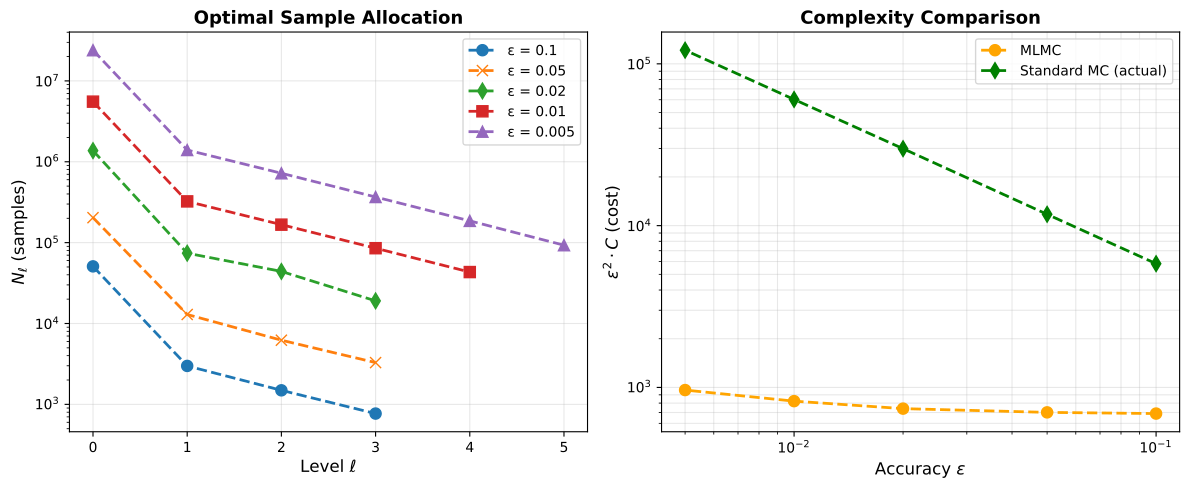

Source code (Python):
"""
Multi-Level Monte Carlo (MLMC) Estimator with Adaptive Sample Allocation
==========================================================================

Implements the full MLMC algorithm with optimal sample allocation across levels
to achieve a target accuracy epsilon with minimal computational cost.

Theory:
    MLMC decomposes the expectation:
        E[P_L] = E[P_0] + sum_{l=1}^L E[P_l - P_{l-1}]
    
    Optimal sample allocation minimises total cost subject to achieving 
    root-mean-square error ≤ epsilon:
        N_l^opt = (2/eps^2) * sqrt(V_l/C_l) * sum_j sqrt(V_j * C_j)
    
    where V_l = Var[Y_l] and C_l = cost per sample at level l.

Algorithm:
    1. Start with pilot samples (N0 = 100) at L0 = 3 levels
    2. Estimate variance V_l and cost C_l at each level
    3. Compute optimal sample allocation N_l^opt
    4. Run additional samples dN_l = N_l^opt - N_l
    5. Check if remaining bias exceeds eps/sqrt(2)
    6. If yes, add another level and repeat
    7. If no and all N_l are optimal, done!

Physics Analogy:
    Like your Higgs SMEFT analysis, we allocate "statistics budget" optimally:
        - Coarse levels (cheap, high variance): Use many samples
        - Fine levels (expensive, low variance): Use few samples
    The algorithm balances statistical vs systematic errors.
"""

import numpy as np
import matplotlib.pyplot as plt
import math
import time

# Import from Normal_MC package for comparisons
from Normal_MC import BS_call, run_mc_estimation

# ============================================================================
# Helper Functions
# ============================================================================

def optimal_sample_allocation(V, C, eps):
    """
    Compute optimal number of samples per level for MLMC.
    
    Minimises total cost: sum_l N_l * C_l
    Subject to: RMSE ≤ eps
    
    Solution from Lagrange multipliers:
        N_l = (2/eps^2) * sqrt(V_l/C_l) * sum_j sqrt(V_j * C_j)
    
    Parameters
    ----------
    V : np.ndarray
        Variance at each level V_l = Var[Y_l]
    C : np.ndarray
        Cost per sample at each level (proportional to number of timesteps)
    eps : float
        Target RMSE accuracy
        
    Returns
    -------
    N_opt : np.ndarray (int)
        Optimal number of samples at each level
        
    Notes
    -----
    This formula balances variance reduction (need more samples where V_l is high)
    against computational cost (avoid expensive fine levels if possible).
    
    Physics analogy: Like optimising your detector trigger rates. You want high
    statistics where signal/background is unclear, but can afford lower rates
    where discrimination is easy.
    """
    # Total weighted variance-cost product
    sum_sqrt_VC = np.sum(np.sqrt(V * C))
    
    # Optimal allocation formula
    mu = 2.0 * sum_sqrt_VC / eps**2
    N_opt = mu * np.sqrt(V / C)
    
    # Round up to ensure we meet accuracy target
    return np.ceil(N_opt).astype(int)


def mlmc_level_simulation(l, N_l, T, S0, K, r, sigma, h0):
    """
    Run N_l Monte Carlo simulations at level l.
    
    Simulates both fine path (timestep h_l) and coarse path (timestep 2*h_l)
    using coupled Brownian increments for variance reduction.
    
    Parameters
    ----------
    l : int
        MLMC level (determines timestep h_l = h0 * 2^(-l))
    N_l : int
        Number of samples to run at this level
    T : float
        Time to maturity
    S0 : float
        Initial stock price
    K : float
        Strike price
    r : float
        Risk-free rate
    sigma : float
        Volatility
    h0 : float
        Coarsest timestep (at level 0)
        
    Returns
    -------
    sum_Y : float
        Sum of corrections Y = disc*(Pf - Pc) over all samples
    sum_Y_sq : float
        Sum of Y^2 (for variance estimation)
        
    Notes
    -----
    The key MLMC trick: fine and coarse paths use the SAME random numbers,
    creating correlation that reduces Var[Y] dramatically.
    """
    # Timesteps at this level
    h_fine = h0 * 2**(-l)
    n_steps = int(T / h_fine)
    h_coarse = 2.0 * h_fine
    
    # Discount factor
    disc = math.exp(-r * T)
    
    # Accumulators
    sum_Y = 0.0
    sum_Y_sq = 0.0
    
    # Run N_l independent simulations
    for n in range(N_l):
        # ====================================================================
        # Fine Path (timestep h_fine)
        # ====================================================================
        dW_fine = np.random.normal(loc=0.0, scale=math.sqrt(h_fine), size=n_steps)
        
        # Euler-Maruyama: S_{n+1} = S_n + r*S_n*h + sigma*S_n*dW_n
        S = S0
        for dW in dW_fine:
            S += r * S * h_fine + sigma * S * dW
        
        # European call payoff
        Pf = max(S - K, 0.0)
        
        # ====================================================================
        # Coarse Path (timestep h_coarse)
        # ====================================================================
        if l > 0:
            # Couple Brownian increments: sum consecutive pairs
            dW_coarse = dW_fine.reshape(-1, 2).sum(axis=1)
            
            S = S0
            for dW in dW_coarse:
                S += r * S * h_coarse + sigma * S * dW
            
            Pc = max(S - K, 0.0)
        else:
            # Level 0 has no coarser level
            Pc = 0.0
        
        # ====================================================================
        # Correction (telescoping sum term)
        # ====================================================================
        Y = disc * (Pf - Pc)
        sum_Y += Y
        sum_Y_sq += Y**2
    
    return sum_Y, sum_Y_sq


# ============================================================================
# Problem Parameters
# ============================================================================

# Option parameters (European call)
T = 1.0          # Time to maturity (years)
S0 = 100.0       # Initial stock price
K = 100.0        # Strike price
r = 0.05         # Risk-free rate
sigma = 0.2      # Volatility

# Target accuracies to test
epsilon_values = np.array([0.1, 0.05, 0.02, 0.01, 0.005])

# Convergence rate parameters (from theory/pilot studies)
alpha = 1.0      # Weak convergence rate: |E[Y_l]| ~ 2^(-alpha*l)
beta = 1.0       # Variance decay rate: Var[Y_l] ~ 2^(-beta*l)
gamma = 1.0      # Cost growth rate: C_l ~ 2^(gamma*l)

# Calculate analytical Black-Scholes price for reference
BS_price = BS_call(S0, K, T, r, sigma)

# Run actual standard MC estimation for comparison
print("Running standard MC estimation for comparison...")
mc_results = run_mc_estimation(
    epsilon_values, T=T, S0=S0, K=K, r=r, sigma=sigma, N0=100000, verbose=False
)
print("Done.\n")

# Storage for results across different epsilon values
results_N = []           # Sample allocation N_l for each epsilon
results_cost = []        # Total computational cost
results_cost_mc = []     # Actual standard MC cost for comparison
results_time = []        # Time per epsilon convergence

# Start total timer
total_start_time = time.time()

# ============================================================================
# Main MLMC Loop: Test Multiple Accuracy Levels
# ============================================================================

print(f"\n{'='*70}")
print("ADAPTIVE MLMC: Optimal Sample Allocation")
print(f"{'='*70}")
print(f"Option: European Call (S0={S0}, K={K}, T={T})")
print(f"Model: GBM (r={r}, sigma={sigma})")
print(f"Testing accuracy levels: {epsilon_values}")
print(f"{'='*70}\n")

for eps in epsilon_values:
    # Start timer for this epsilon
    eps_start_time = time.time()

    print(f"\n{'='*70}")
    print(f"TARGET ACCURACY: ε = {eps}")
    print(f"{'='*70}")

    # ========================================================================
    # Initialisation
    # ========================================================================
    
    # Start with L = 3 levels (h = 0.5, 0.25, 0.125, 0.0625)
    L = 3
    h0 = 0.5
    
    # Initial pilot sample size (will be refined adaptively)
    N0_pilot = 100
    
    # Current sample counts at each level
    N = np.zeros(L + 1, dtype=int)
    
    # Additional samples needed at each level (initialise with pilot run)
    dN = np.full(L + 1, N0_pilot, dtype=int)
    
    # Accumulated sums for statistics
    # sum_stats[0, l] = sum of Y at level l
    # sum_stats[1, l] = sum of Y^2 at level l
    sum_stats = np.zeros((2, L + 1))
    
    # Cost per sample at each level (proportional to number of timesteps)
    levels = np.arange(L + 1)
    cost_per_sample = 2.0**(gamma * levels)
    
    # ========================================================================
    # Adaptive Refinement Loop
    # ========================================================================
    
    iteration = 0
    while np.any(dN > 0):
        iteration += 1
        print(f"\nIteration {iteration}: L = {L}, max(dN) = {dN.max()}")
        
        # ====================================================================
        # Step 1: Run Additional Samples Where Needed
        # ====================================================================
        for l in range(L + 1):
            if dN[l] > 0:
                # Run dN[l] new samples at level l
                sum_Y, sum_Y_sq = mlmc_level_simulation(
                    l, dN[l], T, S0, K, r, sigma, h0
                )
                
                # Update total sample count
                N[l] += dN[l]
                
                # Accumulate statistics
                sum_stats[0, l] += sum_Y
                sum_stats[1, l] += sum_Y_sq
        
        # ====================================================================
        # Step 2: Estimate Mean and Variance at Each Level
        # ====================================================================
        
        # Sample mean: E[Y_l] ≈ (sum Y) / N_l
        mean_Y = np.abs(sum_stats[0, :] / N)
        
        # Sample variance: Var[Y_l] ≈ E[Y^2] - E[Y]^2
        var_Y = np.maximum(0.0, sum_stats[1, :] / N - mean_Y**2)
        
        # ====================================================================
        # Step 3: Enforce Minimum Decay Rates
        # ====================================================================
        # This prevents underestimation of variance at fine levels due to
        # limited samples. We assume variance decays at least as fast as theory.
        
        for l in range(2, L + 1):
            # Mean should decay like 2^(-alpha*l)
            mean_Y[l] = max(mean_Y[l], 0.5 * mean_Y[l-1] / 2**alpha)
            
            # Variance should decay like 2^(-beta*l)
            var_Y[l] = max(var_Y[l], 0.5 * var_Y[l-1] / 2**beta)
        
        # ====================================================================
        # Step 4: Compute Optimal Sample Allocation
        # ====================================================================
        N_opt = optimal_sample_allocation(var_Y, cost_per_sample, eps)
        
        # Additional samples needed
        dN = np.maximum(N_opt - N, 0)
        
        print(f"  Current N: {N}")
        print(f"  Optimal N: {N_opt}")
        print(f"  Need dN: {dN}")
        
        # ====================================================================
        # Step 5: Check if We Need More Levels
        # ====================================================================
        
        # Convergence criterion: if all levels have enough samples (within 1%)
        converged = np.sum(dN > 0.01 * N) == 0
        
        if converged:
            # Estimate remaining bias from truncating at level L
            # Uses extrapolation from last 3 levels
            indices = np.array([-2, -1, 0])
            means_last_three = mean_Y[L + indices]
            
            # Extrapolate: |E[Y_L+1]| ≈ max of Richardson extrapolation
            # Formula: sum_{i=L-2}^L E[Y_i] * 2^(alpha*i) / (2^alpha - 1)
            bias_estimate = np.max(means_last_three * 2.0**(alpha * indices)) / (2.0**alpha - 1.0)
            
            print(f"  Estimated remaining bias: {bias_estimate:.6f}")
            print(f"  Bias threshold (eps/√2): {eps/math.sqrt(2):.6f}")
            
            if bias_estimate > eps / math.sqrt(2):
                # Need another level!
                print(f"  ➤ Adding level {L+1}")
                
                L += 1
                
                # Extend arrays
                N = np.append(N, 0)
                dN = np.append(dN, 0)
                sum_stats = np.hstack((sum_stats, np.zeros((2, 1))))
                
                # Extrapolate variance for new level
                var_Y = np.append(var_Y, var_Y[-1] / 2**beta)
                mean_Y = np.append(mean_Y, 0.0)
                
                # Update cost array
                levels = np.arange(L + 1)
                cost_per_sample = 2.0**(gamma * levels)
                
                # Recompute optimal allocation with new level
                N_opt = optimal_sample_allocation(var_Y, cost_per_sample, eps)
                dN = np.maximum(N_opt - N, 0)
            else:
                # Bias is acceptable, we're done!
                print(f"  ✓ Bias is acceptable, converged!")
                break
    
    # ========================================================================
    # Final MLMC Estimate
    # ========================================================================
    
    # Compute final mean at each level
    final_mean_Y = sum_stats[0, :] / N
    
    # MLMC estimator: sum of all corrections
    P_mlmc = np.sum(final_mean_Y)
    
    # Total computational cost (weighted by epsilon^2 for fair comparison)
    total_cost = (eps**2) * np.dot(N, cost_per_sample)

    # Get actual MC cost for this epsilon from pre-computed results
    eps_idx = np.where(epsilon_values == eps)[0][0]
    cost_mc_actual = mc_results['total_cost'][eps_idx]

    # Finest timestep for reference
    h_finest = h0 * 2**(-L)
    
    # ========================================================================
    # Summary for This Epsilon
    # ========================================================================
    
    print(f"\n{'='*70}")
    print(f"RESULTS FOR ε = {eps}")
    print(f"{'='*70}")
    print(f"MLMC option price estimate: {P_mlmc:.6f}")
    print(f"Black-Scholes analytical:   {BS_price:.6f}")
    print(f"MLMC error vs analytical:   {abs(P_mlmc - BS_price):.6f}")
    print(f"Total samples used: {N.sum():,}")
    print(f"Number of levels: {L + 1}")
    print(f"Finest timestep: {h_finest:.6f}")
    print(f"Sample distribution: {N}")
    print(f"Normalised cost MLMC (ε²·C): {total_cost:.2f}")
    print(f"Normalised cost MC (ε²·C):   {cost_mc_actual:.2f}")
    print(f"{'='*70}")

    # Record time for this epsilon
    eps_elapsed_time = time.time() - eps_start_time
    print(f"\nTIMING: ε = {eps} converged in {eps_elapsed_time:.2f} seconds")

    # Store results for plotting
    results_N.append(N.copy())
    results_cost.append(total_cost)
    results_cost_mc.append(cost_mc_actual)
    results_time.append(eps_elapsed_time)

# ============================================================================
# Visualisation: Complexity Analysis
# ============================================================================

print(f"\n{'='*70}")
print("GENERATING COMPLEXITY PLOTS")
print(f"{'='*70}\n")

markers = ['o', 'x', 'd', 's', '^']
fig, (ax1, ax2) = plt.subplots(1, 2, figsize=(12, 5))

# ========================================================================
# Panel 1: Sample Allocation N_l vs Level l
# ========================================================================
# Shows how MLMC distributes samples across levels for different accuracies

for i, eps in enumerate(epsilon_values):
    N_levels = results_N[i]
    levels_plot = np.arange(len(N_levels))
    
    ax1.semilogy(levels_plot, N_levels,
                 marker=markers[i],
                 linestyle='--',
                 linewidth=2,
                 markersize=8,
                 label=f"ε = {eps}")

ax1.set_xlabel(r"Level $\ell$", fontsize=12)
ax1.set_ylabel(r"$N_\ell$ (samples)", fontsize=12)
ax1.legend(loc="best", fontsize=10)
ax1.grid(True, alpha=0.3)
ax1.set_title("Optimal Sample Allocation", fontsize=13, fontweight='bold')

# ========================================================================
# Panel 2: ε² × Cost vs ε (Complexity Analysis)
# ========================================================================
# If cost ~ ε^(-p), then ε² × cost ~ ε^(2-p)
# For optimal MLMC: p = 2, so plot should be flat
# For standard MC: p = 3, so plot grows like ε^(-1)

ax2.loglog(epsilon_values, results_cost,
           marker='o', linestyle='--', linewidth=2, markersize=8,
           color='orange', label='MLMC')

ax2.loglog(epsilon_values, results_cost_mc,
           marker='d', linestyle='--', linewidth=2, markersize=8,
           color='green', label='Standard MC (actual)')

ax2.set_xlabel(r"Accuracy $\epsilon$", fontsize=12)
ax2.set_ylabel(r"$\epsilon^2 \cdot C$ (cost)", fontsize=12)
ax2.legend(loc='best', fontsize=10)
ax2.grid(True, alpha=0.3, which='both')
ax2.set_title("Complexity Comparison", fontsize=13, fontweight='bold')

plt.tight_layout()
plt.savefig('MLMC_adaptive.pdf',  bbox_inches='tight')
print("✓ Complexity plots saved to: MLMC_adaptive.pdf")


# ============================================================================
# Final Summary
# ============================================================================

print(f"\n{'='*70}")
print("MLMC COMPLEXITY ANALYSIS SUMMARY")
print(f"{'='*70}")
print(f"Black-Scholes analytical price: {BS_price:.6f}")
print(f"{'='*70}")
print(f"{'Epsilon':<12} {'MLMC Cost':<15} {'MC Cost':<15} {'Speedup':<10}")
print(f"{'-'*70}")
for i, eps in enumerate(epsilon_values):
    speedup = results_cost_mc[i] / results_cost[i]
    print(f"{eps:<12.3f} {results_cost[i]:<15.2f} {results_cost_mc[i]:<15.2f} {speedup:<10.1f}×")
print(f"{'='*70}")
print(f"\nKey insight: MLMC achieves O(ε⁻²) complexity vs O(ε⁻³) for standard MC")
print(f"This is a fundamental algorithmic improvement, like FFT vs DFT!\n")

# Print total execution time
total_elapsed_time = time.time() - total_start_time
print(f"{'='*70}")
print(f"TOTAL EXECUTION TIME: {total_elapsed_time:.2f} seconds")
print(f"{'='*70}\n")

plt.show()
